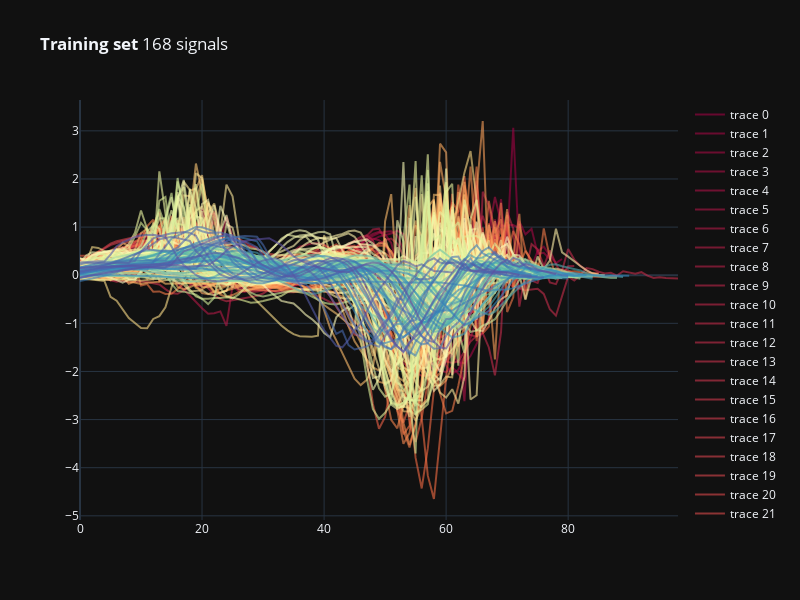
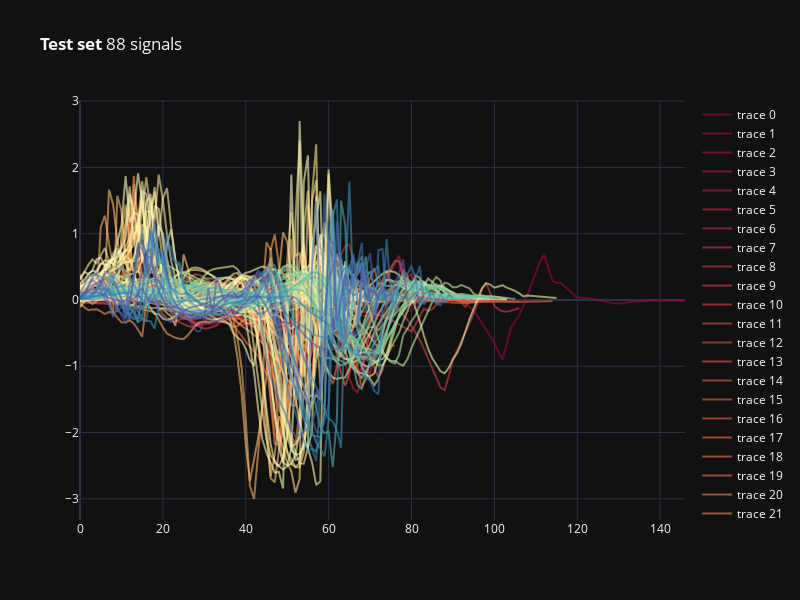
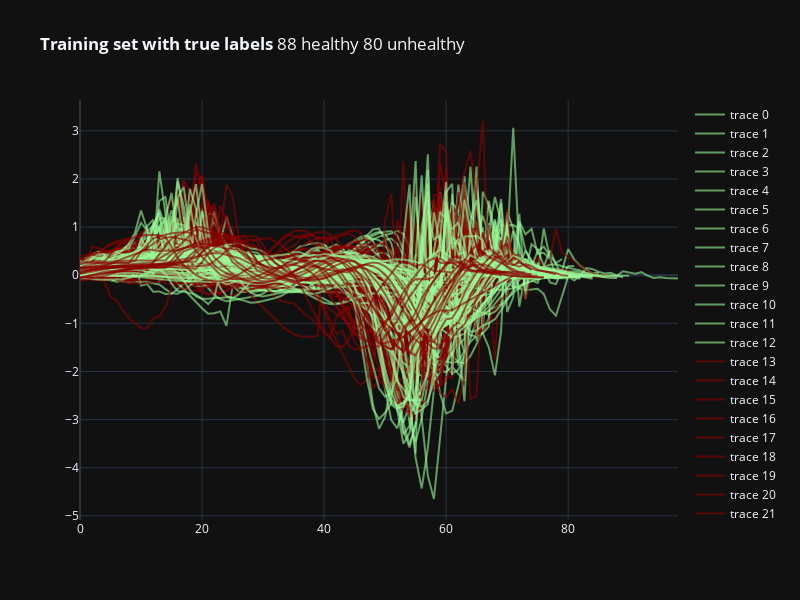
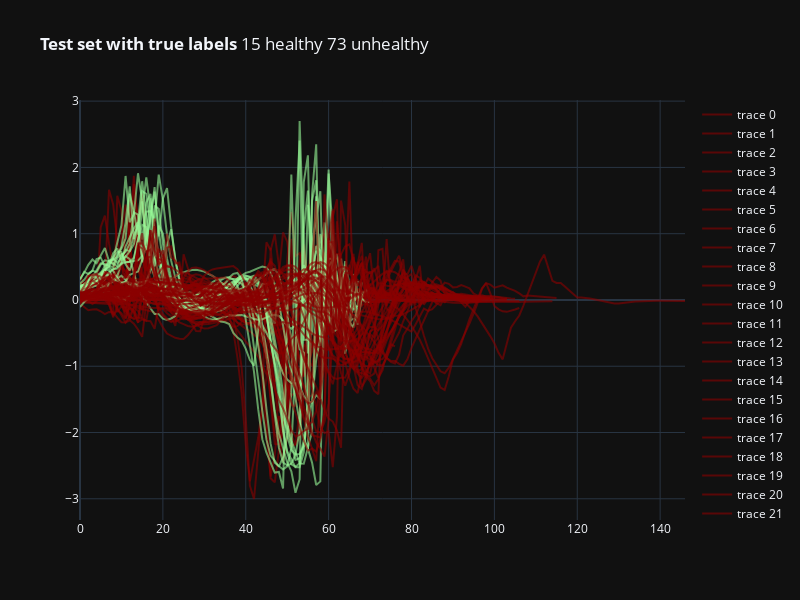

Notebook code cell kept with these figures, in order:
### Code cell
###########################
# Raw data visualizations #
###########################

def plot_all_st(X, clustering = None, title = "<b>Signals</b>"):
    
    fig = go.Figure(
        layout=go.Layout(
            height=600, 
            width=800, 
            template = "plotly_dark", 
            title = title
    ))
        
    if clustering:
        pal = ["palegreen", "darkred"]
    else:
        pal = sns.color_palette("Spectral", len(X)).as_hex()
        
    fig.layout.template = "plotly_dark" 

    for i in range(len(X)):
        if clustering:
            color = pal[clustering[i]]
        else:
            color = pal[i]
            
        fig.add_trace(go.Scatter(y=X[i], 
                                 mode="lines", 
                                 line=dict(
                                     width=2,
                                     color=color,
                                 ),
                                 opacity = 0.6
                                ))
    fig.show()    


plot_all_st(X_train, clustering = None, title = f"<b>Training set</b> {len(X_train)} signals")
#plot_all_st(X_validation, clustering = None, title = f"<b>Validation set</b> {len(X_validation)} signals")
plot_all_st(X_test, clustering = None, title = f"<b>Test set</b> {len(X_test)} signals")

plot_all_st(X_train, clustering = y_train, 
            title = f"<b>Training set with true labels</b> {y_train.count(0)} healthy {y_train.count(1)} unhealthy")
# plot_all_st(X_validation, clustering = y_validation, 
#             title = f"<b>Validation set with true labels</b> {y_validation.count(0)} healthy {y_validation.count(1)} unhealthy")
plot_all_st(X_test, clustering = y_test, 
            title = f"<b>Test set with true labels</b> {y_test.count(0)} healthy {y_test.count(1)} unhealthy")
